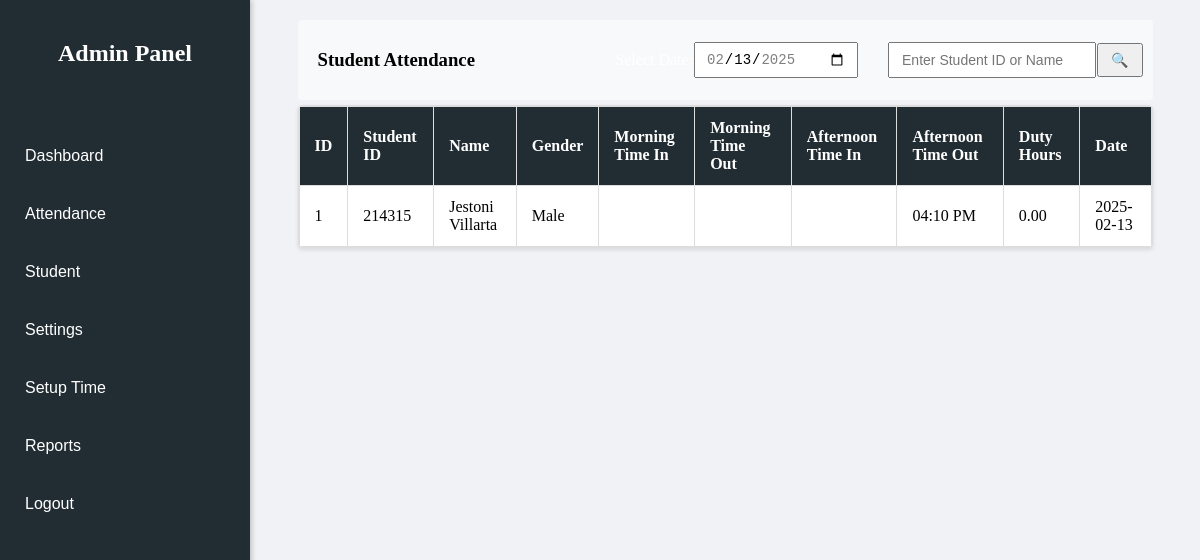
The app's page /ADMIN/attendance.php, older data.
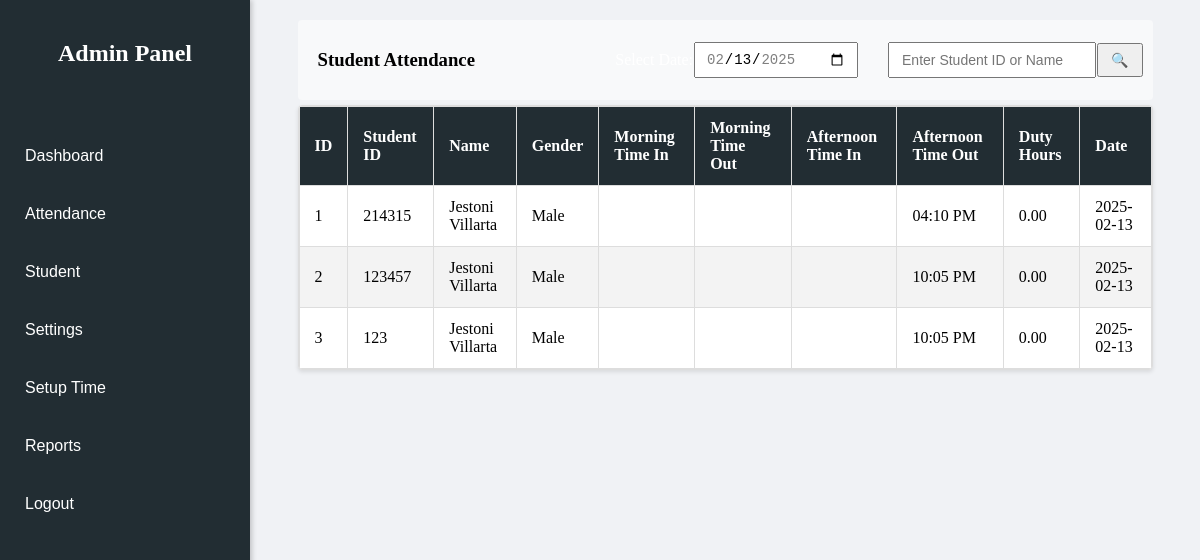
The same page, newer data.
### tables this page shows
CREATE TABLE `attendance_tbl` (
  `ID` int(11) NOT NULL,
  `STUDENT_ID` varchar(50) NOT NULL,
  `NAME` varchar(100) NOT NULL,
  `GENDER` enum('Male','Female') NOT NULL,
  `MORNING_TIME_IN` varchar(10) NOT NULL,
  `MORNING_TIME_OUT` varchar(10) DEFAULT NULL,
  `AFTERNOON_TIME_IN` varchar(10) DEFAULT NULL,
  `AFTERNOON_TIME_OUT` varchar(10) DEFAULT NULL,
  `DUTY_HOURS` varchar(6) DEFAULT NULL,
  `DATE` date NOT NULL
);

### ADMIN/attendance.php (the view, shortened to what this page needs)
<?php
include '../CONNECTION/connection.php';
$search = "";
$search_date = date("Y-m-d");
$date_query = "SELECT DISTINCT `DATE` FROM `attendance_tbl` ORDER BY `DATE` DESC";
$date_result = $conn->query($date_query);
$dates = [];
while ($date_row = $date_result->fetch_assoc()) {
    $dates[] = $date_row['DATE'];
}
$sql = "SELECT `ID`, `STUDENT_ID`, `NAME`, `GENDER`, `MORNING_TIME_IN`, `MORNING_TIME_OUT`,
               `AFTERNOON_TIME_IN`, `AFTERNOON_TIME_OUT`, `DUTY_HOURS`, `DATE`
        FROM `attendance_tbl`
        WHERE `DATE` = '$search_date'";
$result = $conn->query($sql);
?>
<!DOCTYPE html>
<html lang="en">
<head>
    <link rel="stylesheet" href="CSS/attendance.css">
</head>
<body>
    <div class="nav">
        <?php include 'sidenav.php'; ?>
    </div>
    <div class="table-button-wrapper">
        <h3>Student Attendance</h3>
        <div class="button-search-group">
            <div class="calendar-container">
                <form method="GET" id="dateForm">
                    <label for="dateSelect">Select Date:</label>
                    <input type="date" name="search_date" id="dateSelect"
                        value="<?php echo htmlspecialchars($search_date); ?>"
                        min="<?php echo !empty($dates) ? min($dates) : ''; ?>"
                        max="<?php echo !empty($dates) ? max($dates) : ''; ?>"
                        onchange="document.getElementById('dateForm').submit()">
                </form>
            </div>
            <div class="search-container">
                <form method="GET">
                    <input type="text" name="search" placeholder="Enter Student ID or Name"
                        value="<?php echo htmlspecialchars($search); ?>">
                    <button type="submit">🔍</button>
                </form>
            </div>
        </div>
    </div>
    <div class="table-wrapper">
        <div class="table-container">
            <table>
                <thead>
                    <tr>
                        <th>ID</th>
                        <th>Student ID</th>
                        <th>Name</th>
                        <th>Gender</th>
                        <th>Morning Time In</th>
                        <th>Morning Time Out</th>
                        <th>Afternoon Time In</th>
                        <th>Afternoon Time Out</th>
                        <th>Duty Hours</th>
                        <th>Date</th>
                    </tr>
                </thead>
                <tbody>
                    <?php
                    if ($result->num_rows > 0) {
                        while ($row = $result->fetch_assoc()) {
                            echo "<tr>
                                    <td>{$row['ID']}</td>
                                    <td>{$row['STUDENT_ID']}</td>
                                    <td>{$row['NAME']}</td>
                                    <td>{$row['GENDER']}</td>
                                    <td>{$row['MORNING_TIME_IN']}</td>
                                    <td>{$row['MORNING_TIME_OUT']}</td>
                                    <td>{$row['AFTERNOON_TIME_IN']}</td>
                                    <td>{$row['AFTERNOON_TIME_OUT']}</td>
                                    <td>{$row['DUTY_HOURS']}</td>
                                    <td>{$row['DATE']}</td>
                                </tr>";
                        }
                    } else {
                        echo "<tr><td colspan='11'>No attendance records found for the selected date.</td></tr>";
                    }
                    ?>
                </tbody>
            </table>
        </div>
    </div>
</body>
</html>

### ADMIN/sidenav.php (shortened to what this page needs)
<!DOCTYPE html>
<html lang="en">
<head>
    <link rel="stylesheet" href="CSS/sidenav.css">
</head>
<body>
    <div class="sidebar">
        <h2>Admin Panel</h2>
        <ul>
        <li><button onclick="location.href='dashboard.php'">Dashboard</button></li>
        <li><button onclick="location.href='attendance.php'">Attendance</button></li>
        <li><button onclick="location.href='student.php'">Student</button></li>
            <li><button onclick="location.href='settings.php'">Settings</button></li>
            <li><button onclick="location.href='set_time.php'">Setup Time</button></li>
            <li><button onclick="location.href='reports.php'">Reports</button></li>
            <li><button onclick="location.href='../logout.php'">Logout</button></li>
        </ul>
    </div>
</body>
</html>

### ADMIN/CSS/attendance.css (style rules this page uses)
body { margin: 0; padding: 0; background-color: #f0f2f5; }
.table-wrapper { max-width: 90%; margin: 0 auto; background-color: #f0f2f5; }
h3 { padding-left: 20px; color: black; }
.table-button-wrapper { max-width: 90%; border-radius: 4px; background-color: #f8f9fa; margin: 0 auto 5px; display: flex; justify-content: space-between; align-items: center; height: 80px; padding-right: 0; margin-top: 20px; }
.table-container { background-color: #fff; border: 1px solid #ddd; border-radius: 4px; box-shadow: 0 2px 4px rgba(0, 0, 0, 0.1); max-height: calc(100vh - 150px); overflow-y: auto; overflow-x: auto; }
thead th { position: sticky; top: 0; z-index: 10; background-color: #009879; color: #ffffff; padding: 12px 15px; border: 1px solid #ddd; }
table { width: 100%; border-collapse: collapse; text-align: left; color: black; }
table th { background-color: #222d33;; color: #ffffff; padding: 12px 15px; border: 1px solid #ddd; }
table td { padding: 12px 15px; border: 1px solid #ddd; }
table tr:nth-of-type(even) { background-color: #f3f3f3; }
.button-search-group { display: flex; align-items: center; gap: 10px; }
.search-container { margin: 0; display: flex; align-items: center; gap: 5px; }
.search-container form { border-radius: 25px; padding: 5px 10px; display: flex; align-items: center; gap: 1px; }
.search-container input { width: 180px; padding: 8px 12px; font-size: 14px; }
.search-container button { padding: 7px 12px; font-size: 14px; }
.calendar-container { margin: 0; display: flex; align-items: center; }
.calendar-container form { border-radius: 25px; padding: 5px 10px; display: flex; align-items: center; gap: 1px; }
.calendar-container input { width: 140px; padding: 7px 10px; font-size: 14px; }

### ADMIN/CSS/sidenav.css (style rules this page uses)
.sidebar { width: 250px; height: 100vh; background-color: #222d33; color: #fff; position: fixed; top: 0; left: 0; padding-top: 20px; box-shadow: 2px 0 5px rgba(0, 0, 0, 0.2); }
.sidebar h2 { text-align: center; padding-bottom: 40px; }
.sidebar ul { list-style-type: none; padding: 0; margin: 0; }
.sidebar ul li { text-align: left; }
.sidebar ul li button { width: 100%; padding: 20px 25px; border: none; cursor: pointer; font-size: 16px; transition: 0.3s; text-align: left; background-color: #222d33; color: #fff; }
body { margin-left: 250px; color: #fff; }

Row changes from the older to the newer data that the page shows:
added attendance_tbl: ID "2", STUDENT_ID "123457", NAME "Jestoni Villarta", GENDER "Male", AFTERNOON_TIME_OUT "10:05 PM", DUTY_HOURS "0.00", DATE "2025-02-13"
added attendance_tbl: ID "3", STUDENT_ID "123", NAME "Jestoni Villarta", GENDER "Male", AFTERNOON_TIME_OUT "10:05 PM", DUTY_HOURS "0.00", DATE "2025-02-13"
